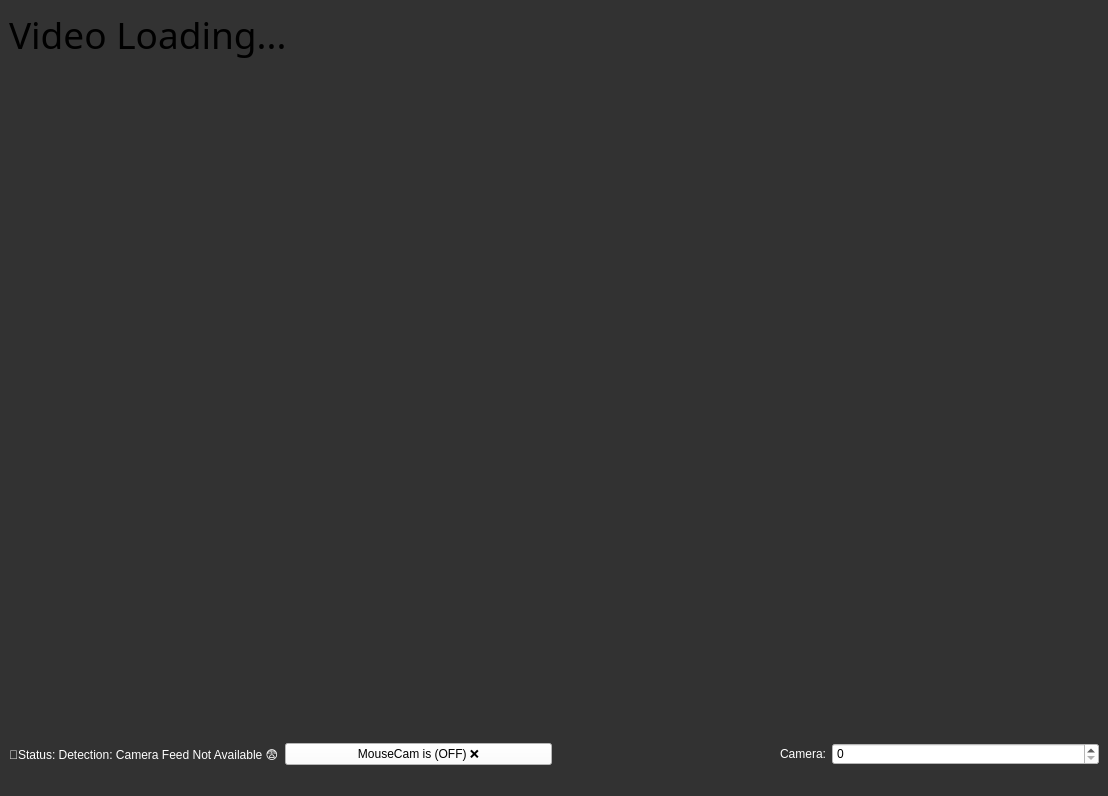
<?xml version="1.0" encoding="UTF-8"?>
<ui version="4.0">
 <class>MainWindow</class>
 <widget class="QMainWindow" name="MainWindow">
  <property name="geometry">
   <rect>
    <x>0</x>
    <y>0</y>
    <width>1108</width>
    <height>796</height>
   </rect>
  </property>
  <property name="windowTitle">
   <string>MainWindow</string>
  </property>
  <property name="styleSheet">
   <string notr="true">background-color: rgb(50, 50, 50);</string>
  </property>
  <widget class="QWidget" name="centralwidget">
   <layout class="QGridLayout" name="gridLayout">
    <item row="0" column="0">
     <widget class="QLabel" name="image_label">
      <property name="font">
       <font>
        <family>Yu Gothic UI Semilight</family>
        <pointsize>28</pointsize>
       </font>
      </property>
      <property name="text">
       <string>Video Loading...</string>
      </property>
      <property name="alignment">
       <set>Qt::AlignLeading|Qt::AlignLeft|Qt::AlignTop</set>
      </property>
     </widget>
    </item>
    <item row="2" column="0">
     <layout class="QHBoxLayout" name="horizontalLayout">
      <item>
       <widget class="QLabel" name="label_2">
        <property name="styleSheet">
         <string notr="true">color: rgb(255, 255, 255);</string>
        </property>
        <property name="text">
         <string>🔴Status: Detection: Camera Feed Not Available 😨</string>
        </property>
       </widget>
      </item>
      <item>
       <widget class="QPushButton" name="MouseCamButton">
        <property name="styleSheet">
         <string notr="true">background-color: rgb(255, 255, 255);</string>
        </property>
        <property name="text">
         <string>MouseCam is (OFF) ❌</string>
        </property>
        <property name="checkable">
         <bool>true</bool>
        </property>
       </widget>
      </item>
      <item>
       <widget class="QLabel" name="label">
        <property name="styleSheet">
         <string notr="true">color: rgb(255, 255, 255);</string>
        </property>
        <property name="frameShape">
         <enum>QFrame::NoFrame</enum>
        </property>
        <property name="text">
         <string>Camera:</string>
        </property>
        <property name="alignment">
         <set>Qt::AlignRight|Qt::AlignTrailing|Qt::AlignVCenter</set>
        </property>
       </widget>
      </item>
      <item>
       <widget class="QSpinBox" name="CameraBox">
        <property name="styleSheet">
         <string notr="true">background-color: rgb(255, 255, 255);</string>
        </property>
       </widget>
      </item>
     </layout>
    </item>
   </layout>
  </widget>
  <widget class="QMenuBar" name="menubar">
   <property name="geometry">
    <rect>
     <x>0</x>
     <y>0</y>
     <width>1108</width>
     <height>22</height>
    </rect>
   </property>
  </widget>
  <widget class="QStatusBar" name="statusbar"/>
 </widget>
 <resources/>
 <connections/>
</ui>
